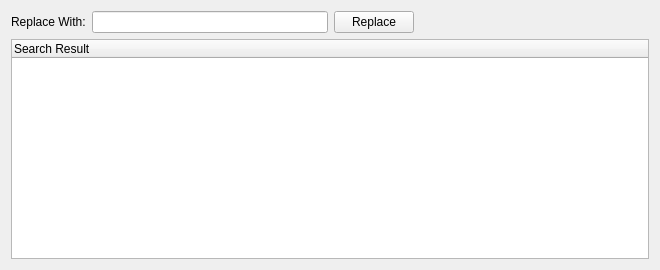
<?xml version="1.0" encoding="UTF-8"?>
<ui version="4.0">
 <class>FindResult</class>
 <widget class="QWidget" name="FindResult">
  <property name="geometry">
   <rect>
    <x>0</x>
    <y>0</y>
    <width>660</width>
    <height>270</height>
   </rect>
  </property>
  <property name="windowTitle">
   <string>Form</string>
  </property>
  <layout class="QGridLayout" name="gridLayout_2">
   <item row="0" column="0">
    <widget class="QWidget" name="mReplaceWidget" native="true">
     <layout class="QGridLayout" name="gridLayout">
      <property name="leftMargin">
       <number>0</number>
      </property>
      <property name="topMargin">
       <number>0</number>
      </property>
      <property name="rightMargin">
       <number>0</number>
      </property>
      <property name="bottomMargin">
       <number>0</number>
      </property>
      <item row="0" column="0">
       <widget class="QLabel" name="label">
        <property name="text">
         <string>Replace With:</string>
        </property>
       </widget>
      </item>
      <item row="0" column="1">
       <widget class="QLineEdit" name="mReplaceEdit"/>
      </item>
      <item row="0" column="2">
       <widget class="QPushButton" name="mReplaceBtn">
        <property name="text">
         <string>Replace</string>
        </property>
       </widget>
      </item>
      <item row="0" column="3">
       <spacer name="horizontalSpacer">
        <property name="orientation">
         <enum>Qt::Horizontal</enum>
        </property>
        <property name="sizeHint" stdset="0">
         <size>
          <width>40</width>
          <height>20</height>
         </size>
        </property>
       </spacer>
      </item>
     </layout>
    </widget>
   </item>
   <item row="1" column="0">
    <widget class="QTreeWidget" name="mResultTree">
     <attribute name="headerCascadingSectionResizes">
      <bool>true</bool>
     </attribute>
     <column>
      <property name="text">
       <string>Search Result</string>
      </property>
     </column>
    </widget>
   </item>
  </layout>
 </widget>
 <resources/>
 <connections/>
</ui>
